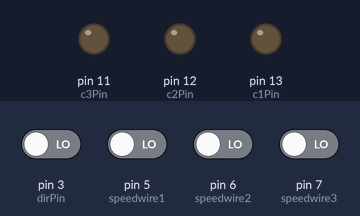
The sketch below on a simulated Arduino Uno, built with avr-gcc and run on an emulated ATmega328P. Parts: output pins drawn as LEDs (lit = HIGH). Dashed ring = blinking. Inputs (shaded band) come from the test bench; at power-on: pin 3 (dirPin), pin 5 (speedwire1), pin 6 (speedwire2), pin 7 (speedwire3) LOW.

Above: at 1.2 s.
1.3 s: pin 5 (speedwire1) driven HIGH
At 1.7 s:
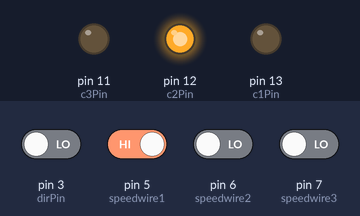
4.3 s: pin 6 (speedwire2) driven HIGH
7.3 s: pin 7 (speedwire3) driven HIGH
At 7.73 s:
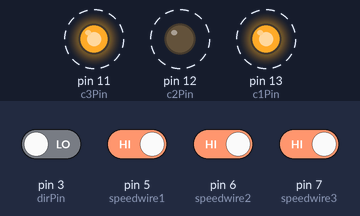
10.3 s: pin 5 (speedwire1) driven LOW
At 11.7 s:
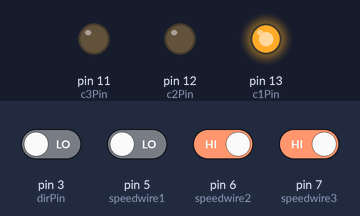
11.8 s: pin 3 (dirPin) driven HIGH
Timing chart, 0 to 15.8 s (numbered marks = the images above; inputs shaded):
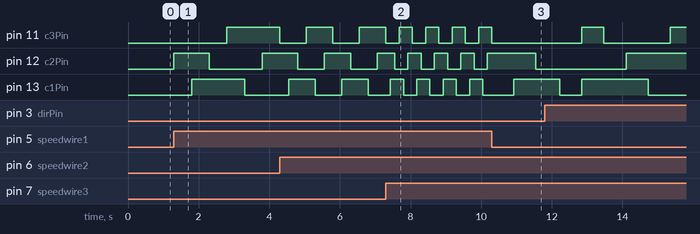

The sketch:

MotorControl_Uno1.ino
```cpp
/*

The board receives 1 bit direction flag and 3 bit speed variable and
depending on the values sends the motor in one of two direction or halts of speed = 0

The state machine represents the control system that would be used
to control a reluctance motor with 3 pole pairs.

*/
const int dirPin = 3; //direction pin

const short int speedwire1 = 5; //bits of an encoded number representing speed
const short int speedwire2 = 6;
const short int speedwire3 = 7;

const int c1Pin = 13; //pole pair 1
const int c2Pin = 12; //pole pair 2
const int c3Pin = 11; //pole pair 3

bool old_dir = 0;

short int state = 0;

short int delay_length = 0;

bool C1 = LOW; //value for the output pins
bool C2 = LOW;
bool C3 = LOW;

void setup() {
  pinMode(dirPin,INPUT);
  pinMode(speedwire1,INPUT);
  pinMode(speedwire2,INPUT);
  pinMode(speedwire3,INPUT);

  pinMode(c1Pin,OUTPUT);
  pinMode(c2Pin,OUTPUT);
  pinMode(c3Pin,OUTPUT);
}

void loop() {
  choose_pins_to_enable(digitalRead(dirPin));
  delay_length = decode_speed(digitalRead(speedwire1),digitalRead(speedwire2),digitalRead(speedwire3));
  if(delay_length>0)   {
      digitalWrite(c1Pin, C1);
      digitalWrite(c2Pin, C2);
      digitalWrite(c3Pin, C3);
      delay(delay_length); //overloaded arduinos start acting unpredictably
  } else {
      digitalWrite(c1Pin, LOW);
      digitalWrite(c2Pin, LOW);
      digitalWrite(c3Pin, LOW);
  }
}

/*
decode_speed:
Function decodes binary number received into a delay which allows the board to act as a PWM module
If all bits are low - returns 0 signaling to turn off the motor
otherwise will return a delay with maximum of 1 second (1000ms) or lowest of 125ms
Arguments:
  bitx - part of a 3 bit number forming a single bus 3b'bit1_bit2_bit3
*/


short int decode_speed(bool bit1, bool bit2, bool bit3){
  if (bit1+bit2+bit3>0) return 1000-(bit1*4+bit2*2+bit3)*125;
  else {
    return 0;
  }
}

/*
choose pins to enable:
This function will be called every main loop run given that the input speed is > 0
Depending on the state it chooses the pins to be enabled depending on the desired direction of the motor spin.
Arguments:
  dir = represents the desired
Global Variables used:
  state - used to keep track of the order in which pins are to be raised and lowered
  old_dir - upon the direction change will reverse the order of the pins taking
into account motors mechanical drawbacks
*/


void choose_pins_to_enable(bool dir){
    if (dir != old_dir){ //in case the direction changes, the motor needs a little bit of time to slow down and reverse the direction
       C1 = LOW;
       C2 = LOW;
       C3 = LOW;
      old_dir = dir;
      delay(50);
     }
     else if (state == 0){ //starting position of the motor upon first run
        C1 = LOW;
        C2 = LOW;
        C3 = LOW;
        state = 1;
     }
     else if (state == 1){  //turns first pair of poles on (this follows the initial start hence it doesnt matter which pole we enable.
        C1 = HIGH;
        C2 = LOW;
        C3 = LOW;
        if (dir == HIGH){ //next pole will be dependant upon the direction
          state = 2;
        }
        else if (dir == LOW){
          state = 6;
        }
        else state = 0;
      }
      else if (state == 2){ // In order to smooth down the state transtion and remove wobbling in the motor, before transitioning to the next pole we have to enable two at the same time and only afterward disable the old one.
        C1 = HIGH;
        C2 = HIGH;
        C3 = LOW;
        if (dir == HIGH){
         state = 3;
        }
        else if (dir == LOW){
          state = 1;
        }
        else state = 0;
      }
      else if (state == 3){         //S2
        C1 = LOW;
        C2 = HIGH;
        C3 = LOW;
        if (dir == HIGH){
          state = 4;
        }
        else if (dir == LOW){
          state = 2;
        }
        else state = 0;
      }
      else if (state == 4){         //S23
        C1 = LOW;
        C2 = HIGH;
        C3 = HIGH;
        if (dir == HIGH){
          state = 5;
        }
        else if (dir == LOW){
          state = 3;
        }
        else state = 0;
     }
     else if (state == 5){         //S3
        C1 = LOW;
        C2 = LOW;
        C3 = HIGH;;
        if (dir == HIGH){
          state = 6;
        }
        else if (dir == LOW){
          state = 4;
        }
        else state = 0;
      }
      else if (state == 6){         //S31
        C1 = HIGH;
        C2 = LOW;
        C3 = HIGH;
        if (dir == HIGH){
          state = 1;
        }
        else if (dir == LOW){
          state = 5;
        }
        else state = 0;
      }
}
```

Measured:
- after the input at 1.3 s, pin 11 (c3Pin): LOW → HIGH after 1.5 s; pin 12 (c2Pin): LOW → HIGH at once, → LOW 1.0 s later, → HIGH 1.5 s later; pin 13 (c1Pin): LOW → HIGH after 0.50 s, → LOW 1.5 s later
- after the input at 7.3 s, pin 11 (c3Pin): alternates HIGH for 0.38 s and LOW for 0.38 s, starting after 0.38 s; pin 12 (c2Pin): alternates HIGH for 0.38 s and LOW for 0.38 s, starting after 0.25 s; pin 13 (c1Pin): alternates HIGH for 0.38 s and LOW for 0.38 s, starting after 0.13 s
- after the input at 10.3 s, pin 11 (c3Pin): goes on until 10.3 s, then stays LOW
